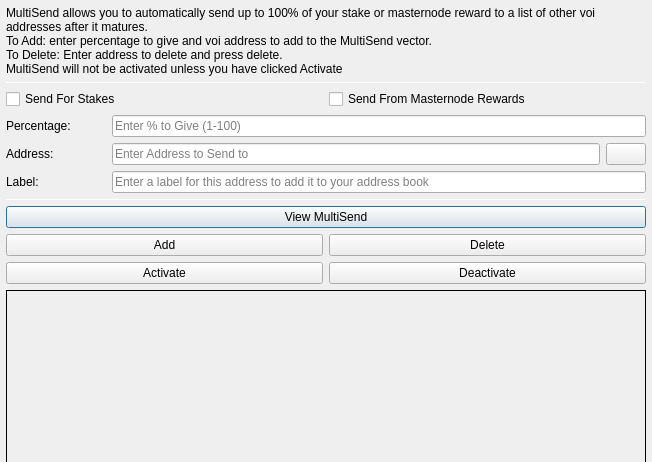
<?xml version="1.0" encoding="UTF-8"?>
<ui version="4.0">
 <class>MultiSendDialog</class>
 <widget class="QDialog" name="MultiSendDialog">
  <property name="windowModality">
   <enum>Qt::NonModal</enum>
  </property>
  <property name="geometry">
   <rect>
    <x>0</x>
    <y>0</y>
    <width>652</width>
    <height>300</height>
   </rect>
  </property>
  <property name="windowTitle">
   <string>MultiSend</string>
  </property>
  <layout class="QVBoxLayout" name="verticalLayout" stretch="0">
   <property name="leftMargin">
    <number>6</number>
   </property>
   <property name="topMargin">
    <number>6</number>
   </property>
   <property name="rightMargin">
    <number>6</number>
   </property>
   <property name="bottomMargin">
    <number>6</number>
   </property>
   <item>
    <layout class="QVBoxLayout" name="verticalLayout_Main" stretch="1,1,1,0,1,1,1">
     <item>
      <widget class="QLabel" name="label_2">
       <property name="lineWidth">
        <number>1</number>
       </property>
       <property name="text">
        <string>MultiSend allows you to automatically send up to 100% of your stake or masternode reward to a list of other voi addresses after it matures.
To Add: enter percentage to give and voi address to add to the MultiSend vector.
To Delete: Enter address to delete and press delete.
MultiSend will not be activated unless you have clicked Activate</string>
       </property>
       <property name="alignment">
        <set>Qt::AlignLeading|Qt::AlignLeft|Qt::AlignTop</set>
       </property>
       <property name="wordWrap">
        <bool>true</bool>
       </property>
      </widget>
     </item>
     <item>
      <widget class="Line" name="line">
       <property name="minimumSize">
        <size>
         <width>0</width>
         <height>1</height>
        </size>
       </property>
       <property name="maximumSize">
        <size>
         <width>16777215</width>
         <height>1</height>
        </size>
       </property>
       <property name="orientation">
        <enum>Qt::Horizontal</enum>
       </property>
      </widget>
     </item>
     <item>
      <layout class="QVBoxLayout" name="verticalLayout_Settings">
       <item>
        <layout class="QHBoxLayout" name="horizontalLayout">
         <item>
          <widget class="QCheckBox" name="multiSendStakeCheckBox">
           <property name="text">
            <string>Send For Stakes</string>
           </property>
          </widget>
         </item>
         <item>
          <widget class="QCheckBox" name="multiSendMasternodeCheckBox">
           <property name="text">
            <string>Send From Masternode Rewards</string>
           </property>
          </widget>
         </item>
        </layout>
       </item>
       <item>
        <layout class="QHBoxLayout" name="horizontalLayout_6">
         <item>
          <widget class="QLabel" name="label">
           <property name="minimumSize">
            <size>
             <width>100</width>
             <height>0</height>
            </size>
           </property>
           <property name="toolTip">
            <string>Percentage of stake to send</string>
           </property>
           <property name="text">
            <string>Percentage:</string>
           </property>
          </widget>
         </item>
         <item>
          <widget class="QLineEdit" name="multiSendPercentEdit">
           <property name="toolTip">
            <string>Enter whole numbers 1 - 100</string>
           </property>
           <property name="placeholderText">
            <string>Enter % to Give (1-100)</string>
           </property>
          </widget>
         </item>
        </layout>
       </item>
       <item>
        <layout class="QHBoxLayout" name="horizontalLayout_7">
         <item>
          <widget class="QLabel" name="label_5">
           <property name="minimumSize">
            <size>
             <width>100</width>
             <height>0</height>
            </size>
           </property>
           <property name="toolTip">
            <string>Address to send portion of stake to</string>
           </property>
           <property name="text">
            <string>Address:</string>
           </property>
          </widget>
         </item>
         <item>
          <widget class="QLineEdit" name="multiSendAddressEdit">
           <property name="toolTip">
            <string/>
           </property>
           <property name="placeholderText">
            <string>Enter Address to Send to</string>
           </property>
          </widget>
         </item>
         <item>
          <widget class="QPushButton" name="addressBookButton">
           <property name="maximumSize">
            <size>
             <width>16777215</width>
             <height>32</height>
            </size>
           </property>
           <property name="toolTip">
            <string>Choose an address from the address book</string>
           </property>
           <property name="text">
            <string/>
           </property>
           <property name="icon">
            <iconset resource="../voi.qrc">
             <normaloff>:/icons/address-book</normaloff>:/icons/address-book</iconset>
           </property>
           <property name="shortcut">
            <string>Alt+A</string>
           </property>
           <property name="autoDefault">
            <bool>false</bool>
           </property>
          </widget>
         </item>
        </layout>
       </item>
      </layout>
     </item>
     <item>
      <layout class="QHBoxLayout" name="horizontalLayout_3">
       <item>
        <widget class="QLabel" name="label_3">
         <property name="minimumSize">
          <size>
           <width>100</width>
           <height>0</height>
          </size>
         </property>
         <property name="text">
          <string>Label:</string>
         </property>
        </widget>
       </item>
       <item>
        <widget class="QLineEdit" name="labelAddressLabelEdit">
         <property name="placeholderText">
          <string>Enter a label for this address to add it to your address book</string>
         </property>
        </widget>
       </item>
      </layout>
     </item>
     <item>
      <widget class="Line" name="line_2">
       <property name="minimumSize">
        <size>
         <width>0</width>
         <height>1</height>
        </size>
       </property>
       <property name="maximumSize">
        <size>
         <width>16777215</width>
         <height>1</height>
        </size>
       </property>
       <property name="orientation">
        <enum>Qt::Horizontal</enum>
       </property>
      </widget>
     </item>
     <item>
      <layout class="QVBoxLayout" name="verticalLayout_Buttons">
       <item>
        <layout class="QHBoxLayout" name="horizontalLayout_4">
         <item>
          <widget class="QPushButton" name="viewButton">
           <property name="toolTip">
            <string/>
           </property>
           <property name="statusTip">
            <string>View MultiSend Vector</string>
           </property>
           <property name="text">
            <string>View MultiSend</string>
           </property>
          </widget>
         </item>
        </layout>
       </item>
       <item>
        <layout class="QHBoxLayout" name="horizontalLayout_2">
         <item>
          <widget class="QPushButton" name="addButton">
           <property name="toolTip">
            <string/>
           </property>
           <property name="statusTip">
            <string>Add to MultiSend Vector</string>
           </property>
           <property name="text">
            <string>Add</string>
           </property>
          </widget>
         </item>
         <item>
          <widget class="QPushButton" name="deleteButton">
           <property name="toolTip">
            <string/>
           </property>
           <property name="statusTip">
            <string>Delete Address From MultiSend Vector</string>
           </property>
           <property name="text">
            <string>Delete</string>
           </property>
          </widget>
         </item>
        </layout>
       </item>
       <item>
        <layout class="QHBoxLayout" name="horizontalLayout_5">
         <item>
          <widget class="QPushButton" name="activateButton">
           <property name="statusTip">
            <string>Activate MultiSend</string>
           </property>
           <property name="text">
            <string>Activate</string>
           </property>
          </widget>
         </item>
         <item>
          <widget class="QPushButton" name="disableButton">
           <property name="statusTip">
            <string>Deactivate MultiSend</string>
           </property>
           <property name="text">
            <string>Deactivate</string>
           </property>
          </widget>
         </item>
        </layout>
       </item>
      </layout>
     </item>
     <item>
      <widget class="QLabel" name="message">
       <property name="minimumSize">
        <size>
         <width>0</width>
         <height>180</height>
        </size>
       </property>
       <property name="frameShape">
        <enum>QFrame::Panel</enum>
       </property>
       <property name="frameShadow">
        <enum>QFrame::Plain</enum>
       </property>
       <property name="lineWidth">
        <number>1</number>
       </property>
       <property name="midLineWidth">
        <number>1</number>
       </property>
       <property name="text">
        <string/>
       </property>
       <property name="alignment">
        <set>Qt::AlignLeading|Qt::AlignLeft|Qt::AlignTop</set>
       </property>
       <property name="wordWrap">
        <bool>true</bool>
       </property>
      </widget>
     </item>
    </layout>
   </item>
  </layout>
 </widget>
 <resources>
  <include location="../voi.qrc"/>
 </resources>
 <connections/>
</ui>
